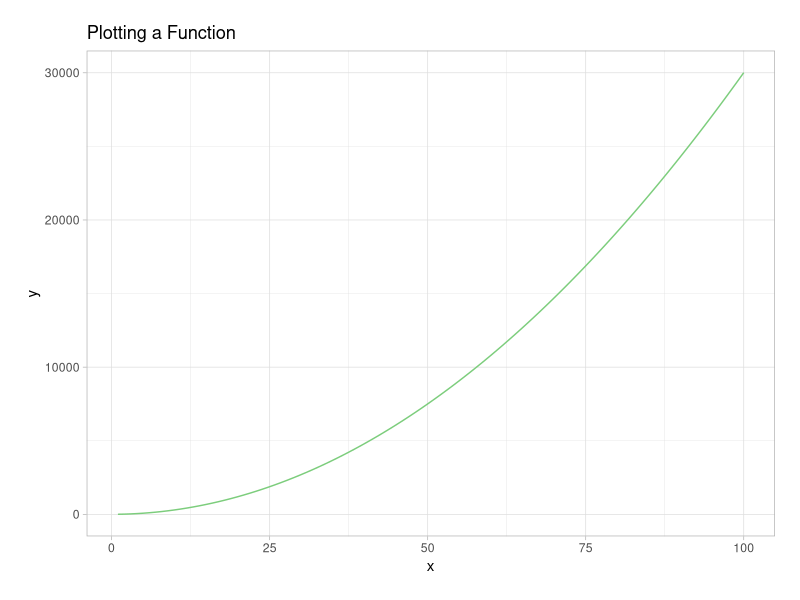
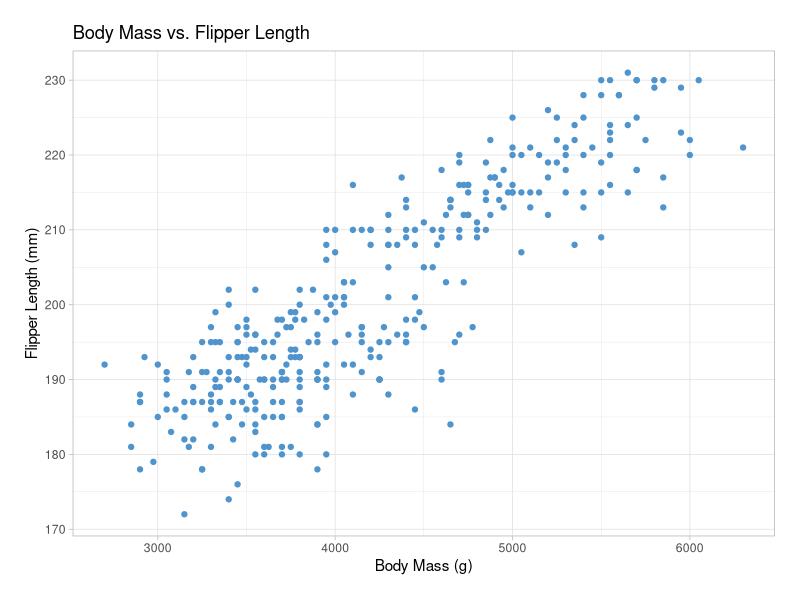

Recreate these plots in R, in order.
## ---- chunk 1
library(tidyverse)
library(palmerpenguins)
## ---- chunk 2
# create a function

fx <- function(x) {3 * x^2 + 4}

# plot the function

ggplot(data.frame(x = c(1, 100)), aes(x = x)) + 
  geom_function(fun = fx, color = "palegreen3") +
  theme_light() +
  labs(title = "Plotting a Function") +
  theme(plot.margin = unit(c(0.25, 0.25, 0.25, 0.25),
                                "inches"))
## ---- chunk 3
# use expression so we can take the derivative

fxyz <- expression(2 * x * y + 3 * x^2 * z^3)

# take partial derivative in respect to y

dfdy <- D(fxyz, 'y') 
## ---- chunk 4
ggplot(data = penguins, aes(x = body_mass_g, y = flipper_length_mm)) + 
  geom_point(color = "steelblue3") +
  labs(title = "Body Mass vs. Flipper Length", x = "Body Mass (g)", y = "Flipper Length (mm)") + 
  theme_light() + 
  theme(plot.margin = unit(c(0.25, 0.25, 0.25, 0.25),
                                "inches"))
